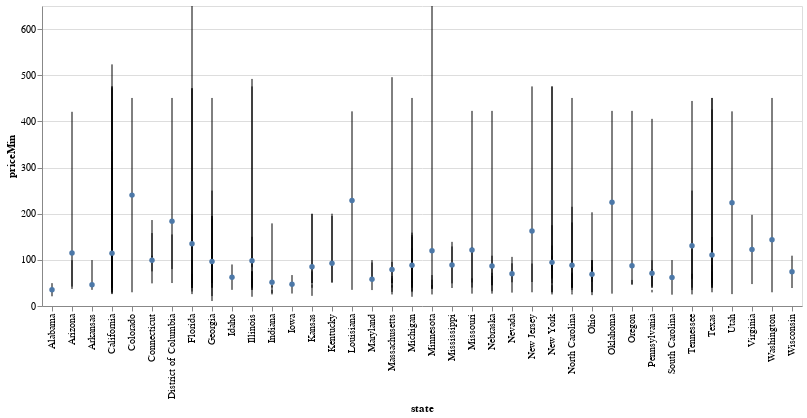

Notebook code cell kept with this figure:
### Markdown cell above
In this dataset, the events are in the months of March-October with the most events falling in the month of May. If we redid this analysis we would expect that the above graph would be shifted to the right due to many events being pushed back weeks or even months due to the COVID-19 outbreak.

### Code cell
Chart(df_music).mark_errorbar().encode(
    x="state",
    y="min(priceMin)",
    y2="max(priceMax)"
) + Chart(df_music).mark_circle().encode(
    x="state",
    y="mean(meanPrice)"
)

### Figure 1 — Vega-Lite specification as saved in the notebook (floating-point values rounded to 4 significant figures; data arrays with more than 128 entries replaced by an {"elided": "..."} marker saying what was removed)
{"config": {"view": {"continuousWidth": 400, "continuousHeight": 300}}, "layer": [{"mark": "errorbar", "encoding": {"x": {"type": "nominal", "field": "state"}, "y": {"type": "quantitative", "aggregate": "min", "field": "priceMin"}, "y2": {"aggregate": "max", "field": "priceMax"}}}, {"mark": "circle", "encoding": {"x": {"type": "nominal", "field": "state"}, "y": {"type": "quantitative", "aggregate": "mean", "field": "meanPrice"}}}], "data": {"name": "data-f790fb1aadd6f65c30f91876e5547112"}, "$schema": "https://vega.github.io/schema/vega-lite/v4.0.2.json", "datasets": {"data-f790fb1aadd6f65c30f91876e5547112": {"elided": "186 records"}}}
